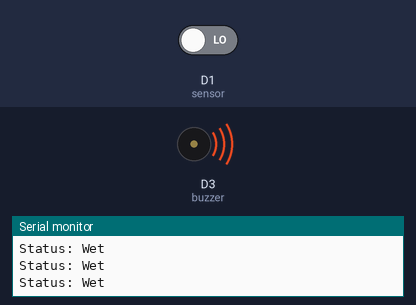
Simulated run of this sketch. Board: ESP8266 (NodeMCU). On the bench: buzzer (waves = sounding, pin HIGH), the last lines printed to the serial monitor. The inputs (shaded band) are chosen by the test bench; at power-on: D1 (sensor) LOW.

Above: at 2.8 s.
2.9 s: D1 (sensor) driven HIGH
At 3.9 s:
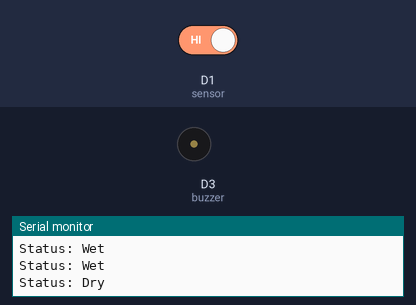
4.5 s: D1 (sensor) driven LOW
At 5.4 s:
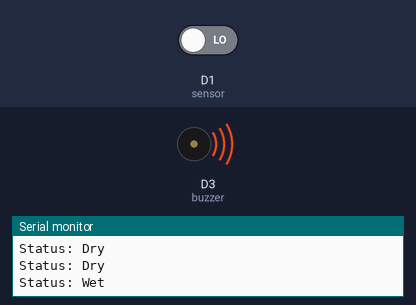
Timing chart, 0 to 7.5 s (numbered marks = the images above; inputs shaded):
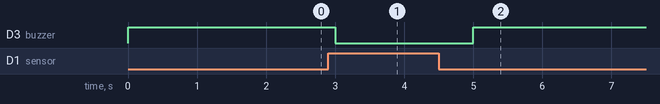

Measured:
- after the input at 2.9 s, D3 (buzzer): HIGH → LOW after 0.10 s
- after the input at 4.5 s, D3 (buzzer): LOW → HIGH after 0.50 s

The sketch:

Raindrop_Sensor.ino
```cpp
int sensor = D1;
int buzzer = D3;

int val = 0;

void setup()
{
  Serial.begin(9600);
  pinMode(sensor, INPUT);
  pinMode(buzzer, OUTPUT);
}

void loop()
{
  int val = digitalRead(sensor);
//  Serial.print("Digital Output: ");
//  Serial.print(val);

  if (val == 1) {
    Serial.println("Status: Dry");
    digitalWrite(buzzer, LOW);
  } else {
    Serial.println("Status: Wet");
    digitalWrite(buzzer, HIGH);
  }

  delay(1000);
}


//// for ESP8266 Microcontroller
//#define rainAnalog A0
//#define rainDigital D1
//
//void setup() {
//  Serial.begin(9600);
//  pinMode(rainDigital,INPUT);
//}
//void loop() {
//  int rainAnalogVal = analogRead(rainAnalog);
//  int rainDigitalVal = digitalRead(rainDigital);
//
//  Serial.print(rainAnalogVal);
//  Serial.print("\t");
//  Serial.println(rainDigitalVal);
//  delay(200);
//}
```
